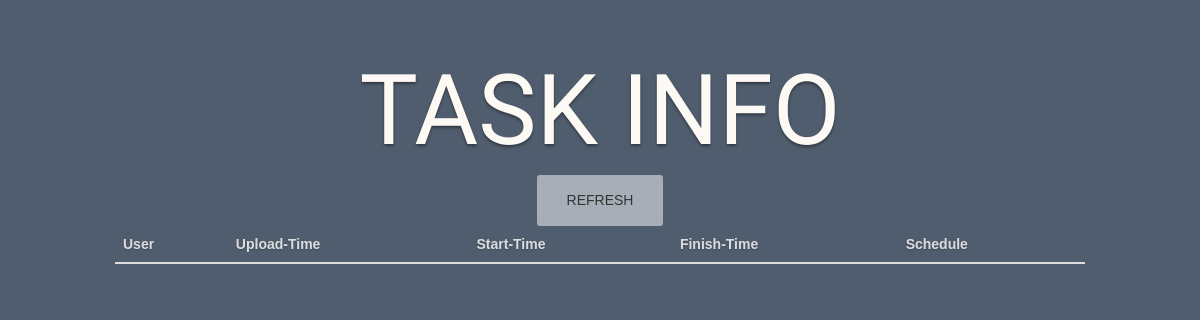
/assets/pages/taskinfo.php, run on an earlier commit of the app's database.
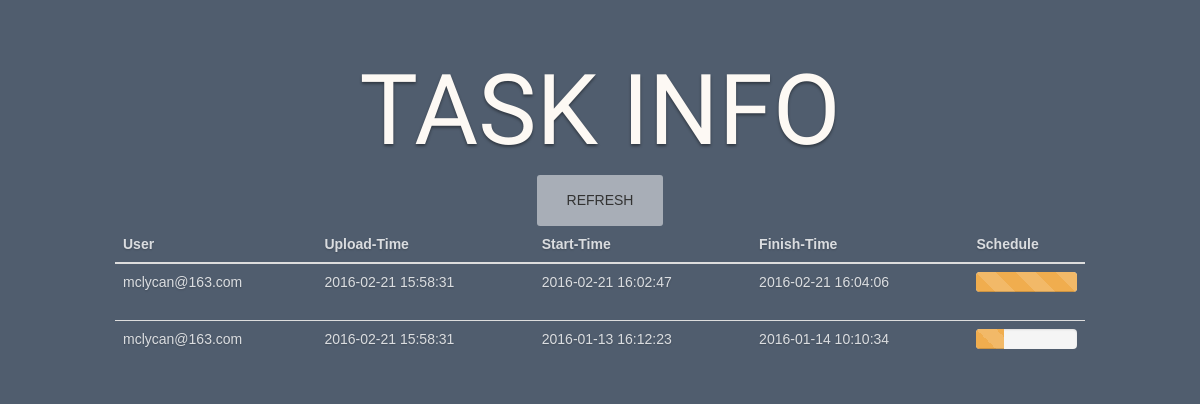
And on a later commit of the database.
### assets/functions/database.php (called while the page is built, shortened)
<?php
	function queryMysql($query)
	{
    	$result = mysql_query($query) or die(mysql_error());
	 	return $result;
	}
?>

### assets/pages/taskinfo.php (the view, shortened to what this page needs)
<?php
include_once("../functions/database.php");
echo <<<END
<!DOCTYPE html>
<html lang="en">
<head>
  <meta charset="utf-8">
  <meta name="viewport"    content="width=device-width, initial-scale=1.0">
  <meta name="description" content="">
  <meta name="author"      content="Mclycan">
  <title> Congratulation </title>
  <link rel="shortcut icon" href="../images/111.png">
  <link href="http://netdna.bootstrapcdn.com/bootstrap/3.0.3/css/bootstrap.min.css" rel="stylesheet" type="text/css">
  <link rel="stylesheet" href="../css/magister.css">
  <link href="http://netdna.bootstrapcdn.com/font-awesome/4.0.3/css/font-awesome.min.css" rel="stylesheet" type="text/css">
  <link href='http://fonts.googleapis.com/css?family=Wire+One' rel='stylesheet' type='text/css'>
</head>
  <body class="text-shadows">
  <div class="container">
    <div class="row">
      <div class="col-md-10 col-lg-10 col-md-offset-1 col-lg-offset-1 text-center">
        <br><br>
        <h1 class="title">TASK INFO</h1>
<form name="form1" method="post" action="taskinfo.php">
<input type="submit" name="submit" class="btn btn-default btn-lg" value="REFRESH"/>
</form>
      </div>
    </div>
 </div>
 <div class="col-md-1"> </div>
   <div class="col-md-10">
   <table class="table">
    <thead>
      <tr>
        <th>User</th>
        <th>Upload-Time</th>
        <th>Start-Time</th>
        <th>Finish-Time</th>
        <th>Schedule</th>
      </tr>
    </thead>
    <tbody>
END;
  $sqlstr1 = "select user.mail, user.uploadtime, task.begintime, task.finishtime from user ,task where user.userid = task.userid ORDER BY user.userid" ;
  $result1 = queryMysql($sqlstr1);
  $num = mysql_num_rows($result1);
  for ($j = 0 ; $j < $num ; ++$j)
  {
    $k = $j + 1;
    $row = mysql_fetch_row($result1);
    $sqlstr2 = "select count(*) from subtask where subtask.taskid = $k" ;
    $result2 = queryMysql($sqlstr2);
    $row2 = mysql_fetch_row($result2);
    $sqlstr3 = "select count(*) from subtask where subtask.taskid = $k and status = 2" ;
    $result3 = queryMysql($sqlstr3);
    $row3 = mysql_fetch_row($result3);
    $rate = round(($row3[0]/$row2[0])*100).'%';
echo <<<END
      <tr>
        <td>$row[0]</td>
        <td>$row[1]</td>
        <td>$row[2]</td>
        <td>$row[3]</td>
        <td>
            <div class="progress progress-striped">
              <div class="progress-bar progress-bar-warning" role="progressbar"
                  aria-valuemin="0" aria-valuemax="100" style="width: $rate;">
              </div>
            </div>
        </td>
      </tr>
END;
  }
echo <<<END
    </tbody>
  </table>
 </div>
</body>
</html>
END;
?>

### assets/css/magister.css (style rules this page uses)
html { background:#505D6E url(../images/000.jpg) no-repeat center center fixed; min-height:100%; -webkit-background-size: cover; -moz-background-size: cover; -o-background-size: cover; background-size: cover; }
body { background:transparent; min-height:100%; -webkit-font-smoothing: antialiased; -webkit-overflow-scrolling: touch; line-height: 1.5em; font-size:14px; font-family: Helvetica, Arial, sans-serif; color:#fff; color:rgba(255,255,255,.8); font-weight: normal; }
.title, .subtitle { font-family: 'Wire One', Helvetica, Arial, sans-serif; font-weight:normal; font-size:7em; margin-bottom:15px; color:#FDF9F4; line-height:1em; }
.btn { color:#333; text-shadow: none; text-decoration: none; -webkit-border-radius: 3px; -moz-border-radius: 3px; border-radius: 3px; border:0 none; }
.btn-lg { padding:16px 30px; font-size:inherit; }
.btn-default { background: rgba(255,255,255,.5); }
.text-shadows { text-shadow:0 1px 2px rgba(0,0,0,.2); }
.text-shadows .title, .text-shadows .subtitle, .text-shadows .tagline { text-shadow:0 2px 3px rgba(0,0,0,.4); }

What changed in the data, as far as the page shows it:
now on this page (row edited): task: userid.mail "mclycan@163.com", userid.uploadtime "2016-02-21 15:58:31", begintime "2016-02-21 16:02:47", finishtime "2016-02-21 16:04:06", $rate 100% (drawn)
now on this page (row edited): task: userid.mail "mclycan@163.com", userid.uploadtime "2016-02-21 15:58:31", begintime "2016-01-13 16:12:23", finishtime "2016-01-14 10:10:34", $rate 27% (drawn)
